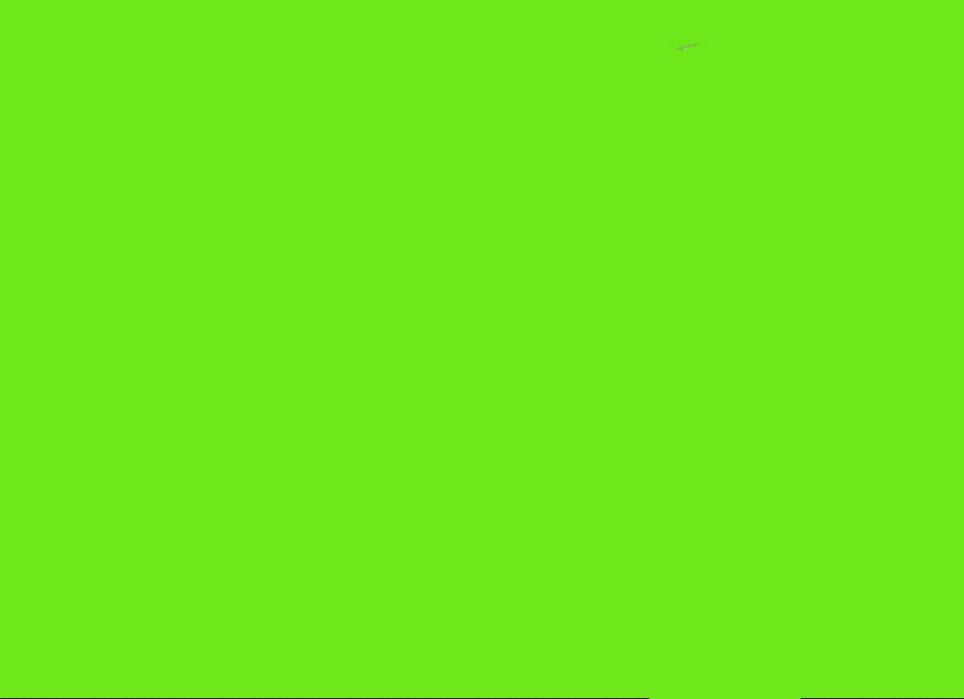
#> input picture image_w5/background1.png, 964 x 699 px
$ jupyter execute Week5.ipynb
#> lines starting #> are read from the running program, lines starting #| are printed output that depends on the picture
[cell 1]
import numpy as np

# Tạo hai array 1D
arr1 = np.array ([2 , 3 , 4])
arr2 = np.array ([5 , 5 , 7])

# Stack các array
stacked_arr = np.stack ((arr1, arr2 ) , axis =1)

print (" Array đã stack :\n", stacked_arr )

[cell 2]
import numpy as np

# Tạo 2 ma trận
matrix1 = np.array([[1, 2], [3, 4]])
matrix2 = np.array([[5, 6], [7, 8]])

# In ra kết quả
print(matrix1 + matrix2)

[cell 3]
import numpy as np

# Tạo 2 ma trận
matrix1 = [[1, 2], [3, 4]]
matrix2 = [[5, 6], [7, 8]]

# In ra kết quả
print(matrix1 + matrix2)

[cell 4]
import numpy as np

array = np.array([1, 2, 3, 4, 5, 6])
result = np.where(array > 3, 'A', 'B')

print(result)

[cell 5]
import cv2
import numpy as np

# Load các ảnh input
bg_image1 = cv2.imread('image_w5/background1.png', 0)
#> bg_image1: shape (699, 964); min 31, max 195, mean 171.8
ob_image = cv2.imread('image_w5/object.png', 0)
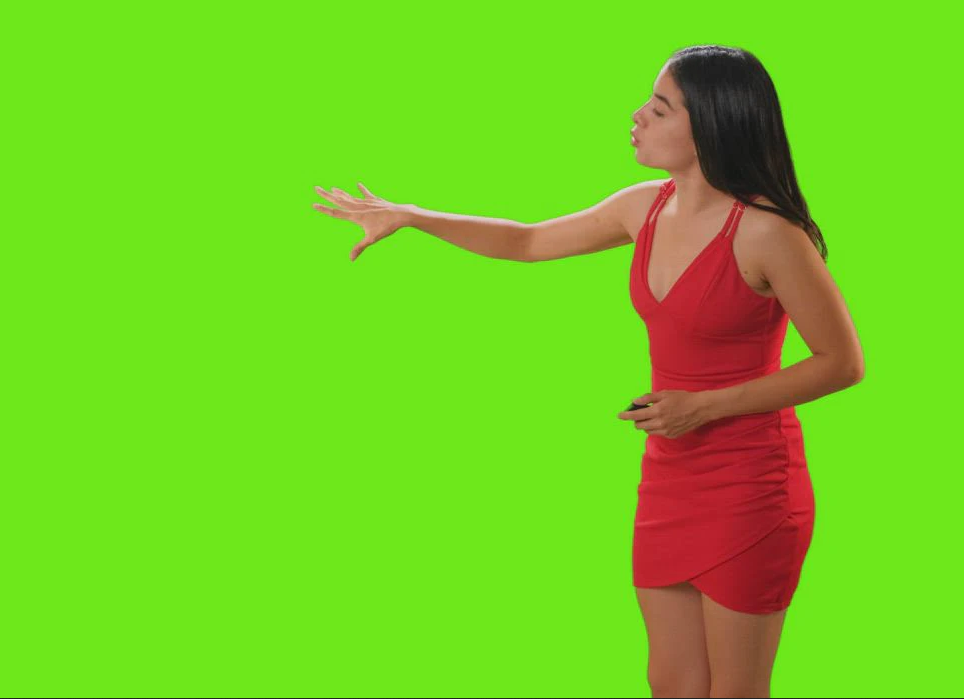
#> input picture image_w5/object.png, 964 x 699 px
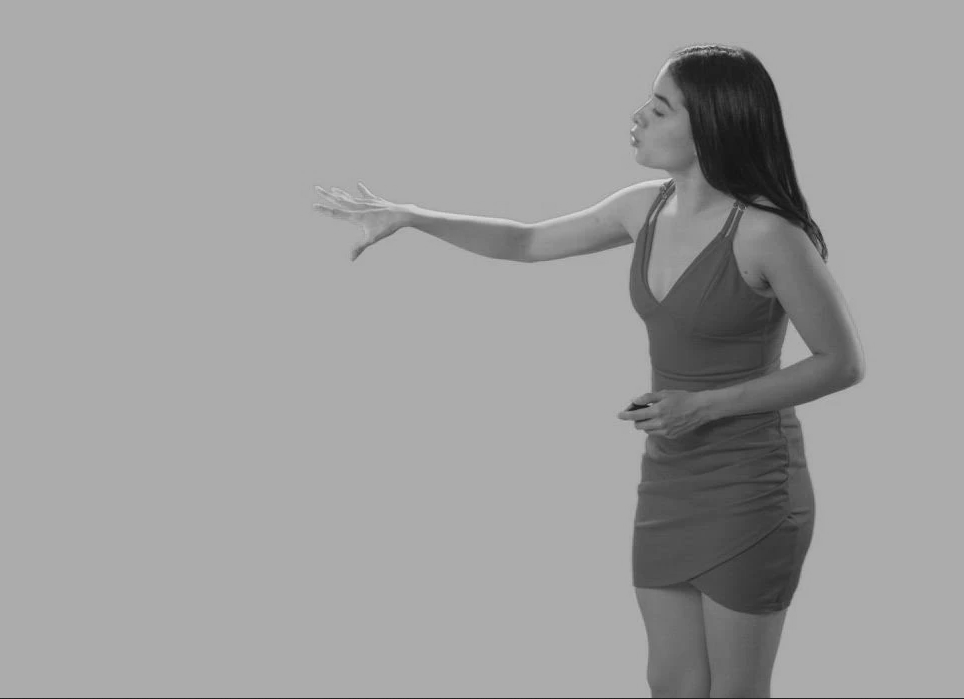
#> ob_image: shape (699, 964); min 17, max 220, mean 157.7

# Resize kích thước ảnh đầu vào về cùng kích thước
bg_image1 = cv2.resize(bg_image1, (640, 480))
#> bg_image1: shape (480, 640)
ob_image = cv2.resize(ob_image, (640, 480))
#> ob_image: shape (480, 640)

# Chuyển đổi cân màu từ BRG sang RGB
bg_image1 = cv2.cvtColor(bg_image1, cv2.COLOR_BGR2RGB)
#> bg_image1: shape (480, 640, 3)
ob_image = cv2.cvtColor(ob_image, cv2.COLOR_BGR2RGB)
#> ob_image: shape (480, 640, 3)

difference_three_channel = np.abs(bg_image1 - ob_image)
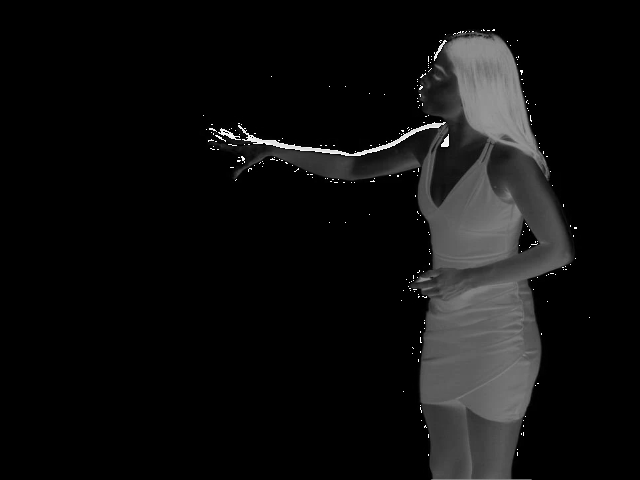
#> difference_three_channel: shape (480, 640, 3); min 0, max 255, mean 15.6

[cell 6]
import cv2
import matplotlib.pyplot as plt
import numpy as np

img = cv2.imread('image_w5/nature.jpg')
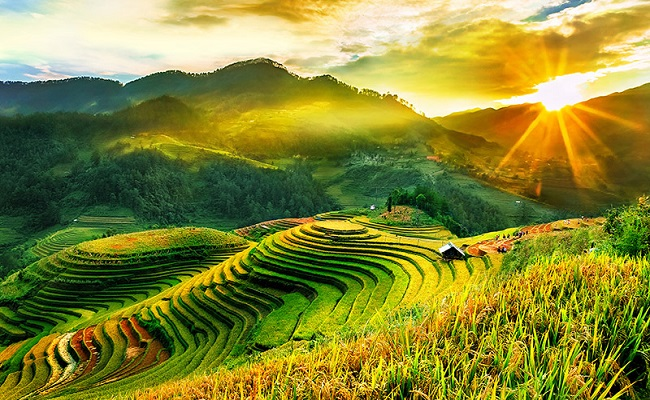
#> input picture image_w5/nature.jpg, 650 x 400 px
#> img is the input picture: shape (400, 650, 3); mean B, G, R 52.9, 134.4, 133.3
img = cv2.cvtColor(img, cv2.COLOR_BGR2RGB)

new_img = img + 50
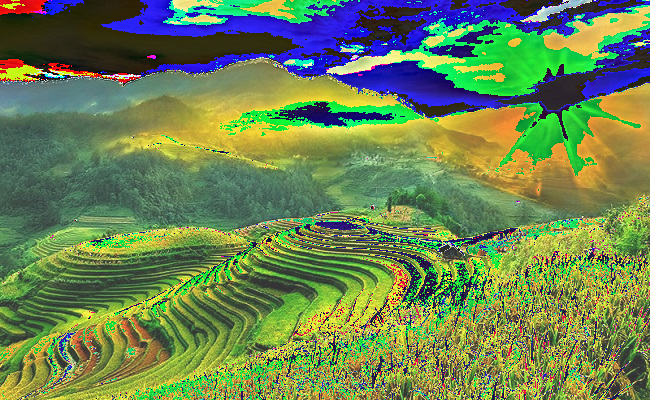
#> new_img: shape (400, 650, 3); mean R, G, B 108.4, 131.6, 82.4
new_img = np.clip(new_img, 0, 255)
new_img = new_img.astype(np.uint8)

plt.figure(figsize= (10, 10))

plt.subplot(121)
plt.imshow(img)
plt.title("Origin")

plt.subplot(122)
plt.imshow(new_img)
plt.title("Brightness")

plt.show()

[cell 7]
import cv2
import matplotlib . pyplot as plt
import numpy as np

# Đọc hình ảnh
img = cv2.imread ("image_w5/nature.jpg")
img = cv2.cvtColor (img, cv2.COLOR_BGR2RGB )

# Crop hình ảnh
crop_img = img[50:150, 500:700]
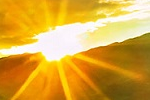
#> crop_img: shape (100, 150, 3); mean R, G, B 217.2, 166.5, 60.2

# Hiển thị hình ảnh
plt.figure ( figsize = (10 , 10) )

plt.subplot (121)
plt.imshow (img)
plt.title (" Original Image ")

plt.subplot (122)
plt.imshow (crop_img)
plt.title ("Cropped Image ")
